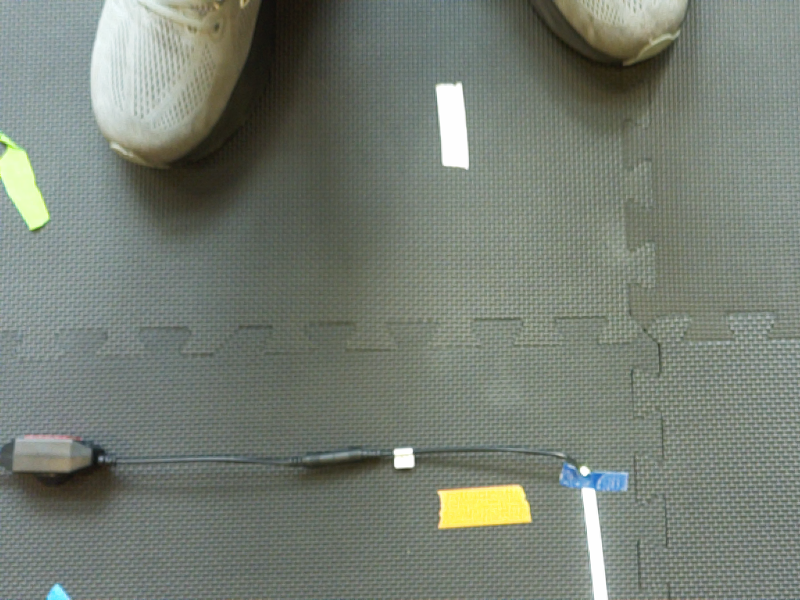
#> input picture computer-vision/frames/frame_0000.png, 800 x 600 px; its folder holds only this picture in this run
$ python contour_analysis.py
#> lines starting #> are read from the running program, lines starting #| are printed output that depends on the picture; after the words box and inside, x2 and y2 are one past the last pixel; in counts of white or black regions, pixels touching at a corner belong together

import numpy as np
import cv2
import matplotlib.pyplot as plt
from sklearn.linear_model import RANSACRegressor
from skimage.morphology import skeletonize
import os
import time


def contour_analysis(image):
    kernel = np.ones((5,5), np.uint8)

    _, thresh = cv2.threshold(image, 240, 255, cv2.THRESH_BINARY)
    dilated = cv2.dilate(thresh, kernel, iterations=4)
    eroded = cv2.erode(dilated, kernel, iterations=1)
    contours, _ = cv2.findContours(eroded, cv2.RETR_EXTERNAL, cv2.CHAIN_APPROX_SIMPLE)

    if not contours:
        print("No contours found")
        return None, None

    max_contour = contours[0]
    for c in contours:
        if max(cv2.boundingRect(c)[3], cv2.boundingRect(c)[2]) > max(cv2.boundingRect(max_contour)[3], cv2.boundingRect(max_contour)[2]):
            max_contour = c

    epsilon = 0.001 * cv2.arcLength(max_contour, True)
    max_contour = cv2.approxPolyDP(max_contour, epsilon, True)


    mask = np.zeros_like(image)
    cv2.drawContours(mask, [max_contour], -1, 255, -1)

    masked_img = cv2.bitwise_and(image, mask)

    skeleton = skeletonize(masked_img)
    skeleton = skeleton.astype(np.uint8) * 255
    skeleton = cv2.dilate(skeleton, kernel, iterations=5)
    skeleton = cv2.GaussianBlur(skeleton, (101, 101), 0)
    skeleton = cv2.threshold(skeleton, 100, 255, cv2.THRESH_BINARY)[1]
    skeleton = skeletonize(skeleton)

    points = np.column_stack(np.where(skeleton > 0))
    if points.shape[0] >= 100:
        n = points.shape[0]//100
    else:
        n = 2
    indices = np.linspace(0, len(points)-1, n, dtype=int)
    points = points[indices]

    return masked_img, points, max_contour


frames = [f for f in os.listdir("frames") if f.endswith(".png")]
for f in frames:
    start_time = time.time()

    image = cv2.imread(f"frames/{f}", cv2.IMREAD_GRAYSCALE)
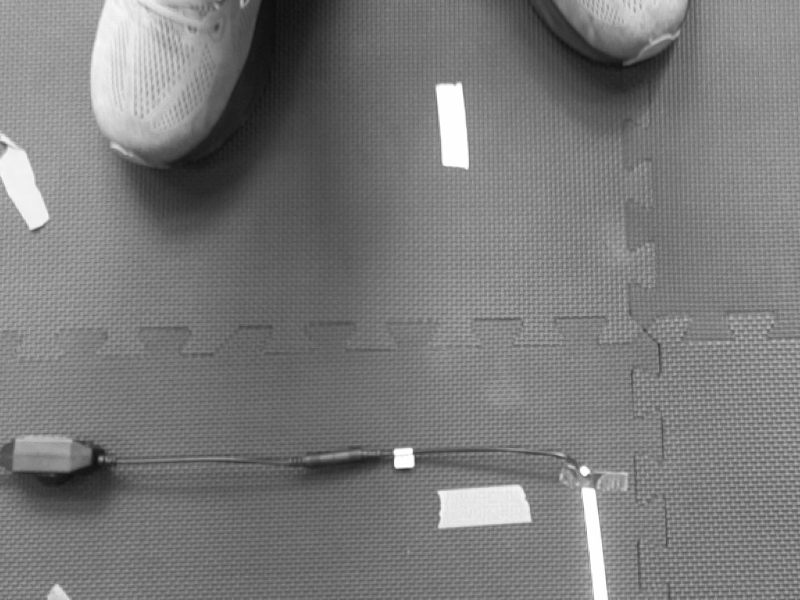
#> image: shape (600, 800); min 13, max 255, mean 122
    masked_img, points, max_contour = contour_analysis(image)
#> in contour_analysis, `_, thresh = cv2.threshold(image, 240, 255, cv2.THRESH_BINARY)`:
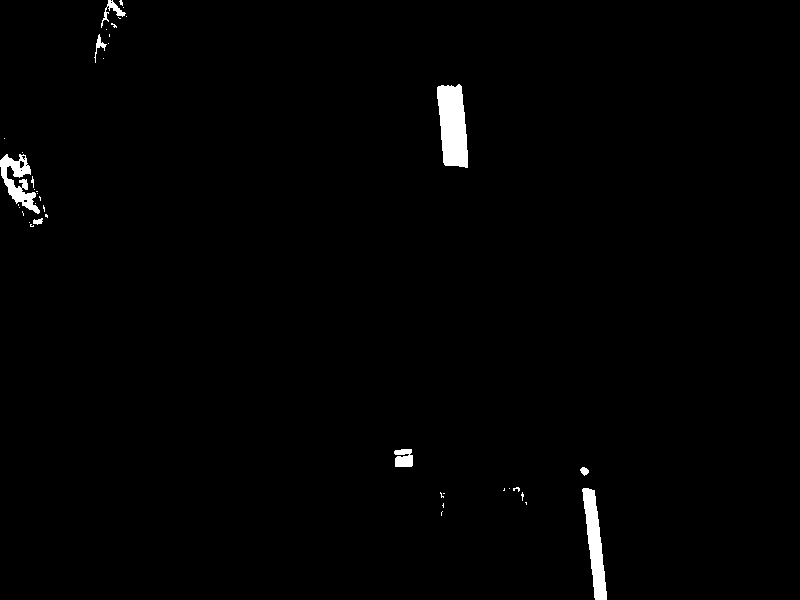
#> thresh: shape (600, 800); 1.1% white; 41 white regions (33 under 20 px), largest, box (x1, y1, x2, y2) and area: (437, 84, 468, 168) 2035, (582, 488, 607, 600) 1401, (0, 154, 40, 214) 993
#> in contour_analysis, `dilated = cv2.dilate(thresh, kernel, iterations=4)`:
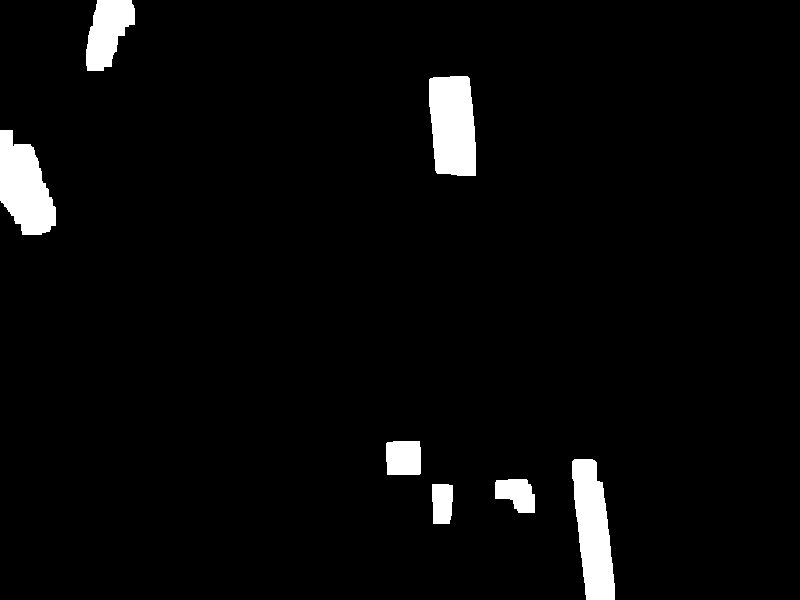
#> dilated: shape (600, 800); 3.6% white; 7 white regions, largest, box (x1, y1, x2, y2) and area: (429, 76, 476, 176) 4143, (572, 459, 615, 600) 4135, (0, 130, 56, 235) 3929
#> in contour_analysis, `eroded = cv2.erode(dilated, kernel, iterations=1)`:
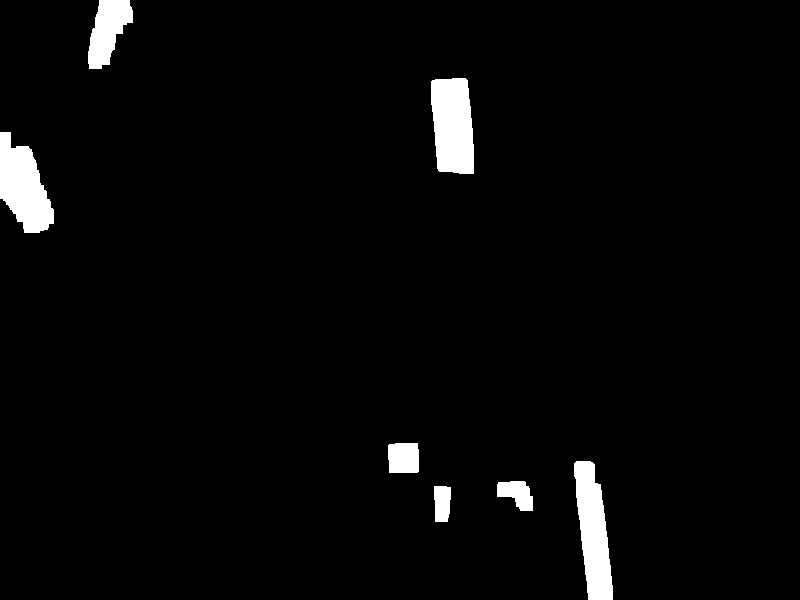
#> eroded: shape (600, 800); 3% white; 7 white regions
#> in contour_analysis, `contours, _ = cv2.findContours(eroded, cv2.RETR_EXTERNAL, cv2.CHAIN_AP..`: contours = 7 contours; box (x1, y1, x2, y2) and area: (431, 78, 474, 174) 3444, (574, 461, 613, 600) 3304, (0, 132, 54, 233) 3288, (88, 0, 133, 69) 1836, (388, 443, 419, 473) 844, (497, 481, 533, 511) 666, (434, 486, 451, 522) 502
#> in contour_analysis, `max_contour = contours[0]`: max_contour = contour of 14 points, box (x1, y1, x2, y2) (434, 486, 451, 522), area 502
#> the loop in contour_analysis, `for c in contours:` made 7 passes
#> after the loop in contour_analysis, `for c in contours:`: max_contour = contour of 65 points, box (x1, y1, x2, y2) (574, 461, 613, 600), area 3304
#> in contour_analysis, `epsilon = 0.001 * cv2.arcLength(max_contour, True)`: epsilon = 0.333
#> in contour_analysis, `max_contour = cv2.approxPolyDP(max_contour, epsilon, True)`: max_contour = contour of 63 points, box (x1, y1, x2, y2) (574, 461, 613, 600), area 3304
#> in contour_analysis, `cv2.drawContours(mask, [max_contour], -1, 255, -1)`:
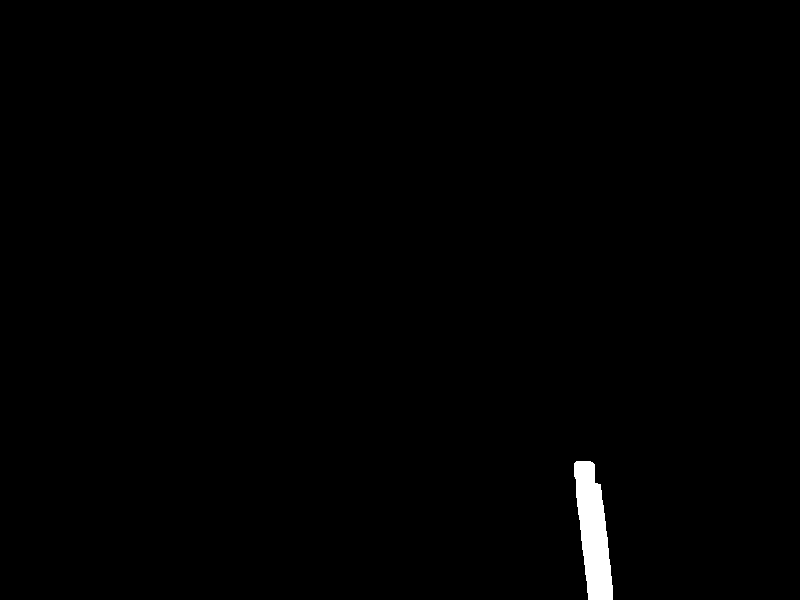
#> mask: shape (600, 800); 0.72% white; 1 white region, box (x1, y1, x2, y2) and area: (574, 461, 613, 600) 3465
#> in contour_analysis, `skeleton = skeletonize(masked_img)`: skeleton: shape (600, 800) bool; 0.03% white in thin lines or dots, all inside (x1, y1, x2, y2) = (584, 471, 606, 593)
#> in contour_analysis, `skeleton = cv2.dilate(skeleton, kernel, iterations=5)`: skeleton: shape (600, 800); 0.69% white; 1 white region, box (x1, y1, x2, y2) and area: (574, 461, 616, 600) 3334
#> in contour_analysis, `skeleton = cv2.threshold(skeleton, 100, 255, cv2.THRESH_BINARY)[1]`:
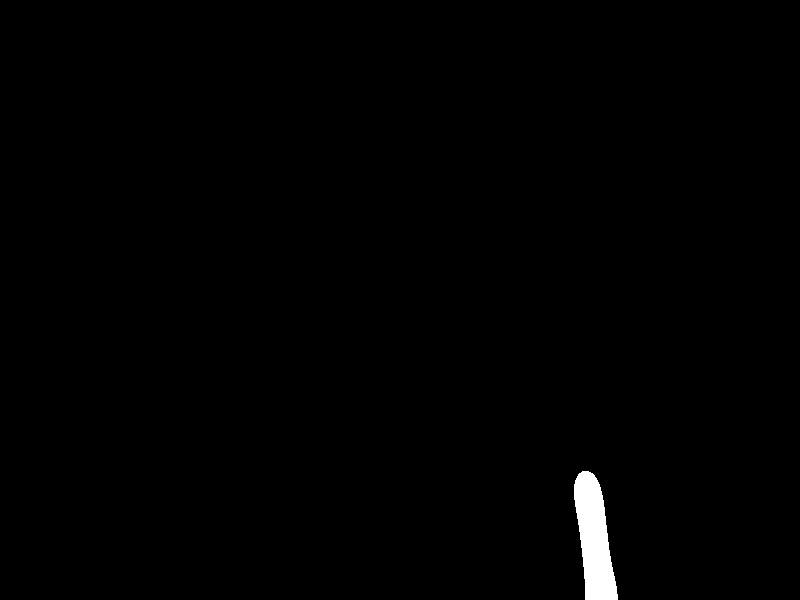
#> skeleton: shape (600, 800); 0.75% white; 1 white region, box (x1, y1, x2, y2) and area: (574, 471, 618, 600) 3600
#> in contour_analysis, `skeleton = skeletonize(skeleton)`: skeleton: shape (600, 800) bool; 0.03% white in thin lines or dots, all inside (x1, y1, x2, y2) = (585, 481, 615, 597)
#> in contour_analysis, `points = np.column_stack(np.where(skeleton > 0))`: points = 120 pairs, first value 481 to 596, second value 585 to 614
#> in contour_analysis, `indices = np.linspace(0, len(points)-1, n, dtype=int)`: indices = [0]
#> in contour_analysis, `points = points[indices]`: points = [[481, 585]]
#> points = [[481, 585]]

    end_time = time.time()
    elapsed = end_time - start_time
    print(f"Processing time: {elapsed:.4f} seconds")

    fig, axes = plt.subplots(1, 2, figsize=(10, 5))
    axes[0].imshow(masked_img, cmap='gray')
    axes[1].imshow(image, cmap='gray')
    axes[0].scatter(points[:, 1], points[:, 0], c='red')

    for i in range(len(points) - 1):
        y_values = [points[i, 0], points[i+1, 0]]
        x_values = [points[i, 1], points[i+1, 1]]
        axes[0].plot(x_values, y_values, color='blue')
#> this loop made 0 passes

    axes[0].set_aspect('equal')
    axes[0].set_xlim(0, image.shape[1])
    axes[0].set_ylim(image.shape[0],0)
    plt.show()
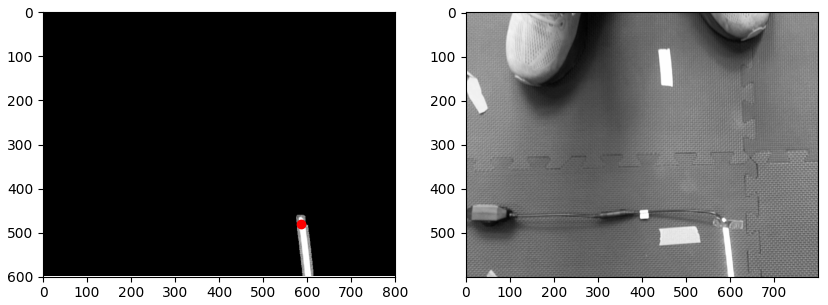
#> figure drawn by matplotlib, 2 panels

$ run again, on computer-vision/frames/frame_0004.png
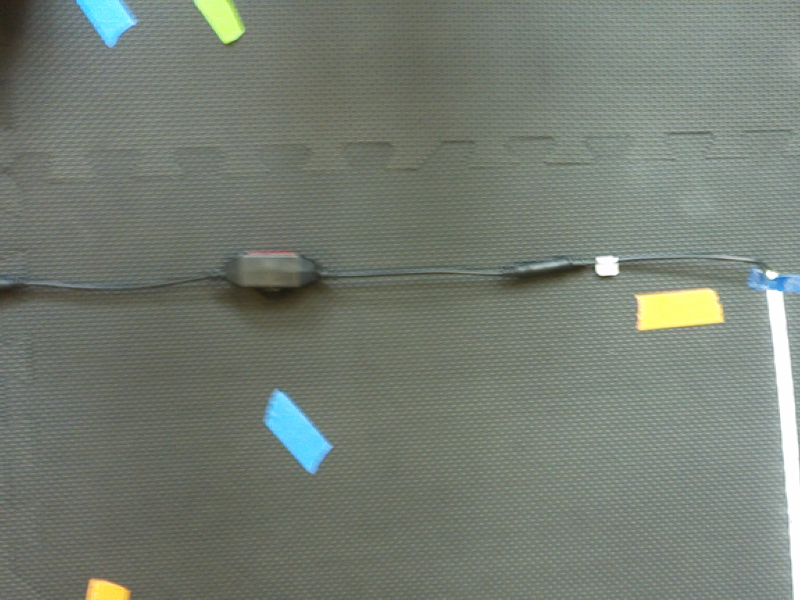
#> input picture computer-vision/frames/frame_0004.png, 800 x 600 px
#> in contour_analysis, `_, thresh = cv2.threshold(image, 240, 255, cv2.THRESH_BINARY)`:
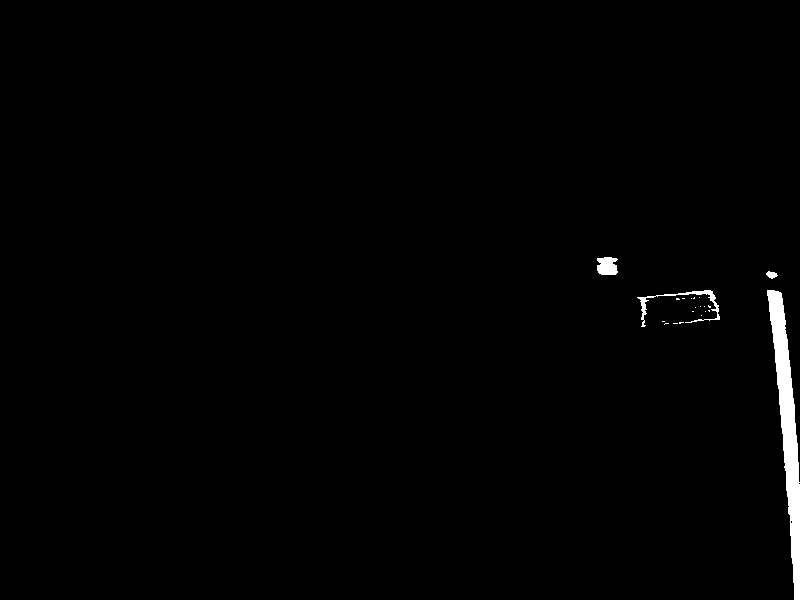
#> thresh: shape (600, 800); 0.98% white; 21 white regions (17 under 20 px), largest, box (x1, y1, x2, y2) and area: (767, 290, 800, 600) 3849, (637, 290, 720, 327) 429, (597, 257, 618, 275) 321, (766, 271, 778, 279) 60
#> dilated: shape (600, 800); 2.9% white; 3 white regions, box (x1, y1, x2, y2) and area: (758, 263, 800, 600) 8518, (629, 282, 728, 335) 4289, (589, 249, 626, 283) 1233
#> eroded: shape (600, 800); 2.5% white; 3 white regions
#> contours = 3 contours; box (x1, y1, x2, y2) and area: (760, 265, 800, 600) 7143, (631, 284, 726, 333) 3734, (591, 251, 624, 281) 907
#> in contour_analysis, `max_contour = contours[0]`: max_contour = contour of 54 points, box (x1, y1, x2, y2) (631, 284, 726, 333), area 3734
#> the loop in contour_analysis, `for c in contours:` made 3 passes
#> after the loop in contour_analysis, `for c in contours:`: max_contour = contour of 90 points, box (x1, y1, x2, y2) (760, 265, 800, 600), area 7143
#> epsilon = 0.719
#> in contour_analysis, `max_contour = cv2.approxPolyDP(max_contour, epsilon, True)`: max_contour = contour of 45 points, box (x1, y1, x2, y2) (760, 265, 800, 600), area 7143
#> mask: shape (600, 800); 1.6% white; 1 white region, box (x1, y1, x2, y2) and area: (760, 265, 800, 600) 7495
#> in contour_analysis, `points = np.column_stack(np.where(skeleton > 0))`: points = 304 pairs, first value 286 to 589, second value 772 to 788
#> indices = [0, 151, 303]
#> in contour_analysis, `points = points[indices]`: points = [[286, 772], [437, 786], [589, 787]]
#> the loop `for i in range(len(points) - 1):` made 2 passes
#> (y_values, x_values) on passes 1 to 2: ([286, 437], [772, 786]), ([437, 589], [786, 787])
#> `plt.show()`:
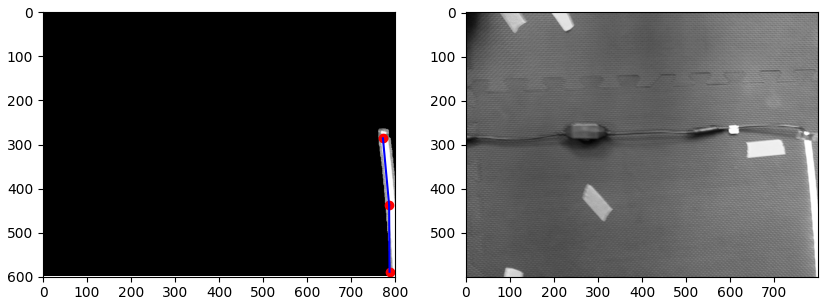
#> figure drawn by matplotlib, 2 panels

$ run again, on computer-vision/frames/frame_0005.png
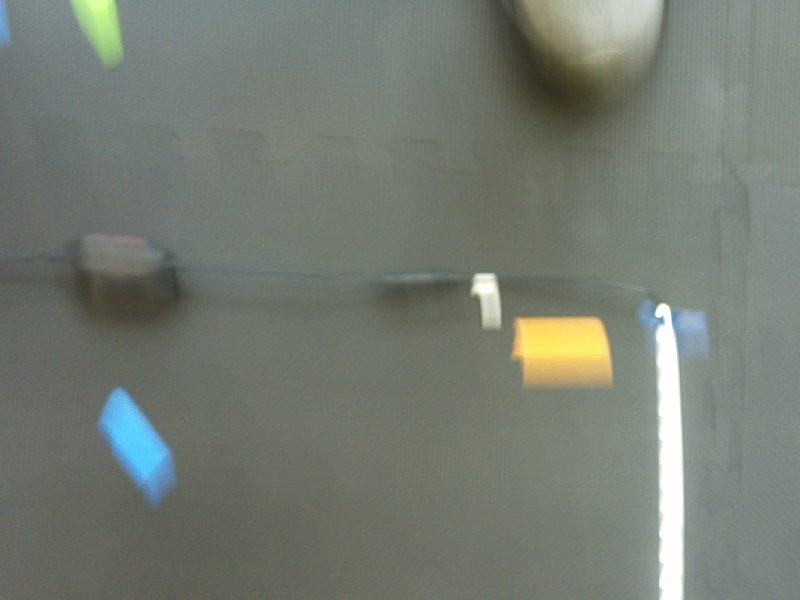
#> input picture computer-vision/frames/frame_0005.png, 800 x 600 px
#> in contour_analysis, `_, thresh = cv2.threshold(image, 240, 255, cv2.THRESH_BINARY)`:
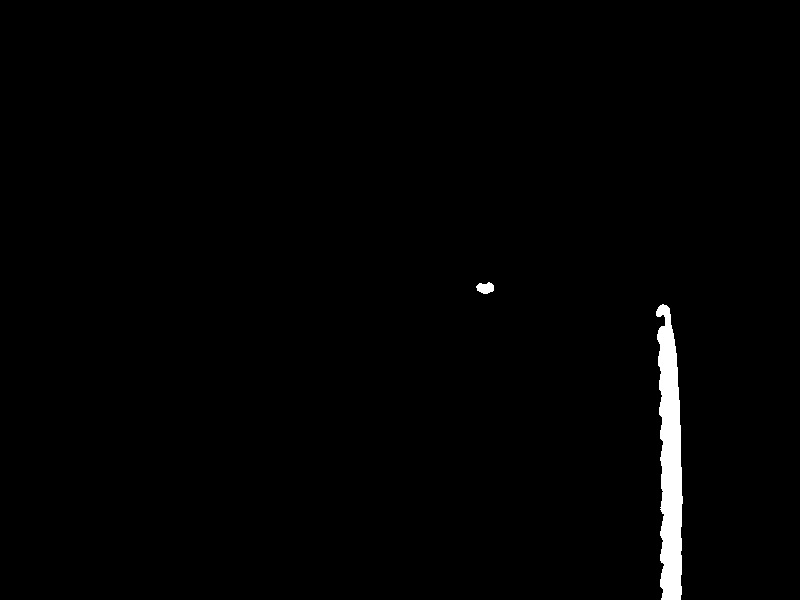
#> thresh: shape (600, 800); 1.2% white; 2 white regions, box (x1, y1, x2, y2) and area: (656, 304, 683, 600) 5522, (476, 282, 494, 294) 157
#> dilated: shape (600, 800); 2.5% white; 2 white regions, box (x1, y1, x2, y2) and area: (648, 296, 691, 600) 11045, (468, 274, 502, 302) 898
#> eroded: shape (600, 800); 2.2% white; 2 white regions
#> contours = 2 contours; box (x1, y1, x2, y2) and area: (650, 298, 689, 600) 9385, (470, 276, 500, 300) 620
#> in contour_analysis, `max_contour = contours[0]`: max_contour = contour of 78 points, box (x1, y1, x2, y2) (650, 298, 689, 600), area 9385
#> the loop in contour_analysis, `for c in contours:` made 2 passes
#> epsilon = 0.667
#> in contour_analysis, `max_contour = cv2.approxPolyDP(max_contour, epsilon, True)`: max_contour = contour of 58 points, box (x1, y1, x2, y2) (650, 298, 689, 600), area 9372
#> mask: shape (600, 800); 2% white; 1 white region, box (x1, y1, x2, y2) and area: (650, 298, 689, 600) 9697
#> in contour_analysis, `points = np.column_stack(np.where(skeleton > 0))`: points = 260 pairs, first value 322 to 581, second value 663 to 671
#> indices = [0, 259]
#> in contour_analysis, `points = points[indices]`: points = [[322, 663], [581, 671]]
#> the loop `for i in range(len(points) - 1):` made 1 pass
#> (y_values, x_values) on pass 1: ([322, 581], [663, 671])
#> `plt.show()`:
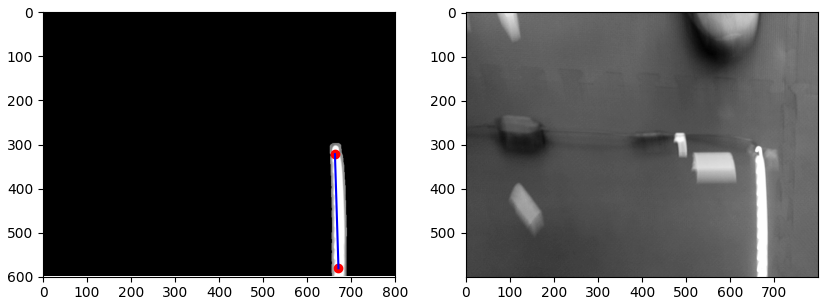
#> figure drawn by matplotlib, 2 panels

$ run again, on computer-vision/frames/frame_0006.png
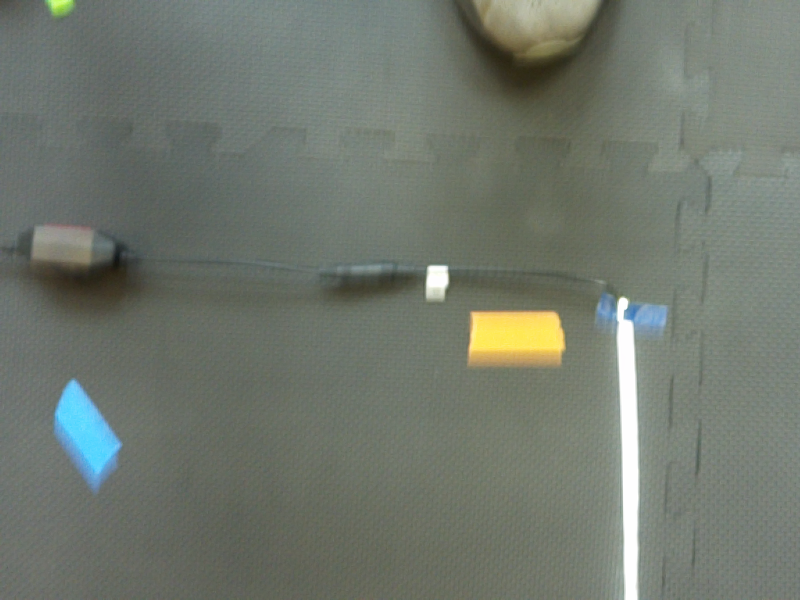
#> input picture computer-vision/frames/frame_0006.png, 800 x 600 px
#> thresh: shape (600, 800); 0.9% white; 2 white regions, box (x1, y1, x2, y2) and area: (618, 298, 638, 600) 3984, (427, 267, 447, 288) 349
#> dilated: shape (600, 800); 2.2% white; 2 white regions, box (x1, y1, x2, y2) and area: (610, 290, 646, 600) 9263, (419, 259, 455, 296) 1268
#> eroded: shape (600, 800); 1.9% white; 2 white regions
#> contours = 2 contours; box (x1, y1, x2, y2) and area: (612, 292, 644, 600) 7610, (421, 261, 453, 294) 934
#> in contour_analysis, `max_contour = contours[0]`: max_contour = contour of 46 points, box (x1, y1, x2, y2) (612, 292, 644, 600), area 7610
#> the loop in contour_analysis, `for c in contours:` made 2 passes
#> epsilon = 0.663
#> in contour_analysis, `max_contour = cv2.approxPolyDP(max_contour, epsilon, True)`: max_contour = contour of 33 points, box (x1, y1, x2, y2) (612, 292, 644, 600), area 7631
#> mask: shape (600, 800); 1.7% white; 1 white region, box (x1, y1, x2, y2) and area: (612, 292, 644, 600) 7958
#> in contour_analysis, `points = np.column_stack(np.where(skeleton > 0))`: points = 282 pairs, first value 307 to 588, second value 622 to 630
#> indices = [0, 281]
#> in contour_analysis, `points = points[indices]`: points = [[307, 624], [588, 629]]
#> the loop `for i in range(len(points) - 1):` made 1 pass
#> (y_values, x_values) on pass 1: ([307, 588], [624, 629])
#> `plt.show()`:
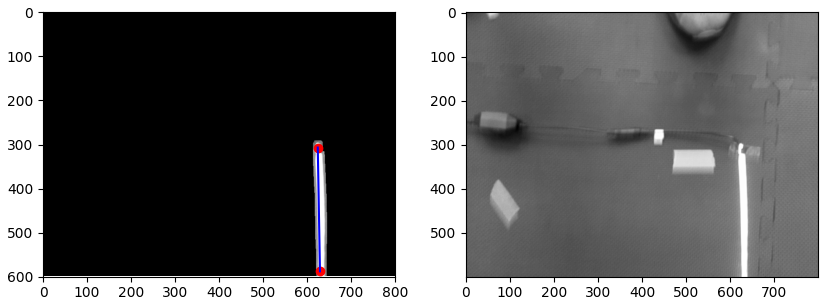
#> figure drawn by matplotlib, 2 panels
